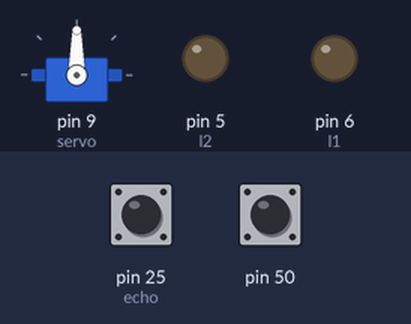
A sketch run on a simulated Arduino Mega 2560, built with avr-gcc and run on an emulated ATmega2560. Parts: servo, output pins drawn as LEDs (lit = HIGH). The test bench sets the inputs (shaded band); at power-on: pin 50 HIGH, pin 25 (echo) LOW. Pins used as bus, display or sensor lines are not drawn; what the sketch prints to the serial monitor is not drawn.

Above: at 0.8 s.
0.9 s: pin 50 pulled LOW for 0.15 s
At 3.9 s:
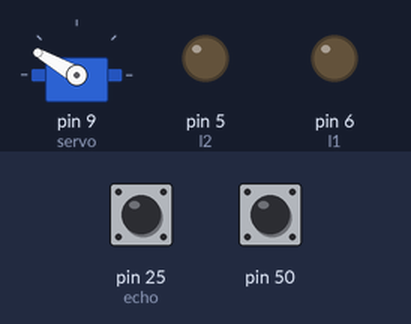
At 5.2 s:
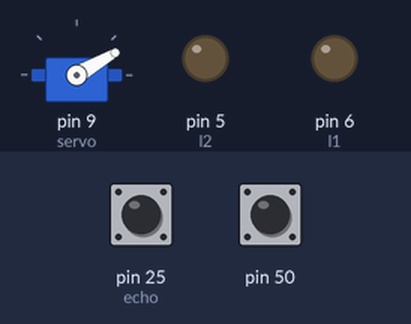
7.0 s: pin 25 (echo) pulsed HIGH 2 times (0.12 s each, 0.3 s apart)
At 7.9 s:
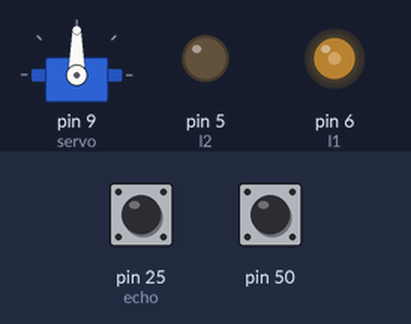
Timing chart, 0 to 15.9 s (numbered marks = the images above; inputs shaded):
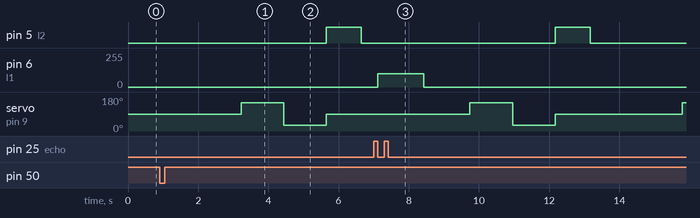

The sketch:

testlong.ino
```cpp
#include <Servo.h>

#define trig 24
#define echo 25

#define l1 6
#define l2 5
#define r1 4
#define r2 3
const int center = 90;
Servo servo;
long val[3];
void setmotor(int B, int A) {
  if (A > 0) {
    //analogWrite(rs, A);
    analogWrite(r1, A);
    digitalWrite(r2, LOW);
  } else if (A < 0) {
    //analogWrite(rs, abs(A));
    digitalWrite(r1, LOW);
    analogWrite(r2, A);
  } else {
    //analogWrite(rs, 0);
    digitalWrite(r1, LOW);
    digitalWrite(r2, LOW);
  }
  if (B > 0) {
    //analogWrite(ls, B);
    analogWrite(l1, B);
    digitalWrite(l2, LOW);
  } else if (B < 0) {
    //analogWrite(ls, abs(B));
    digitalWrite(l1, LOW);
    analogWrite(l2, B);
  } else {
    //analogWrite(ls, 0);
    digitalWrite(l1, LOW);
    digitalWrite(l2, LOW);
  }
}
long longs(){
	digitalWrite(trig,LOW);
	delay(2);
	digitalWrite(trig,HIGH);
	delay(10);
	digitalWrite(trig,LOW);
	return pulseIn(echo,HIGH)/58;
}
void setup(){
	pinMode(trig,OUTPUT);
	pinMode(echo,INPUT);
	pinMode(50,INPUT);
	Serial.begin(9600);
	Serial.println("begin");
	servo.attach(9);
	digitalWrite(50,HIGH);
	servo.write(center);
	while(digitalRead(50)==HIGH){

	}
}
void loop(){
	if (longs()<20){
		setmotor(0,0);
		servo.write(center);
		val[0]=longs();
		delay(300);
		servo.write(center+60);
		val[1]=longs();
		delay(200);
		servo.write(center-60);
		val[2]=longs();
		delay(200);
		servo.write(center);
		if(val[1]>val[2]and val[1]>15){
			setmotor(-100,100);
			delay(100);
			while(longs()<40){
				delay(100);
			}
		}else if (val[2]>val[1]and val[2]>15){
			setmotor(100,-100);
			delay(100);
			while(longs()<40){
				delay(100);
			}
		}else{
			setmotor(-100,-100);
			delay(500);
			setmotor(-100,100);
			delay(500);
		}
		setmotor(0,0);
		delay(300);
	}else{
		servo.write(center);
		setmotor(100,100);
	}
	delay(0);
}
```

Measured:
- after the input at 0.9 s, pin 5 (l2): LOW → HIGH after 4.7 s, → LOW 1.0 s later; servo on pin 9 (servo): 90° → 150° after 2.3 s, → 30° 1.2 s later, → 90° 1.2 s later
- after the input at 7.0 s, pin 6 (l1): 0/255 → 100/255 after 0.12 s, → 0/255 1.3 s later
